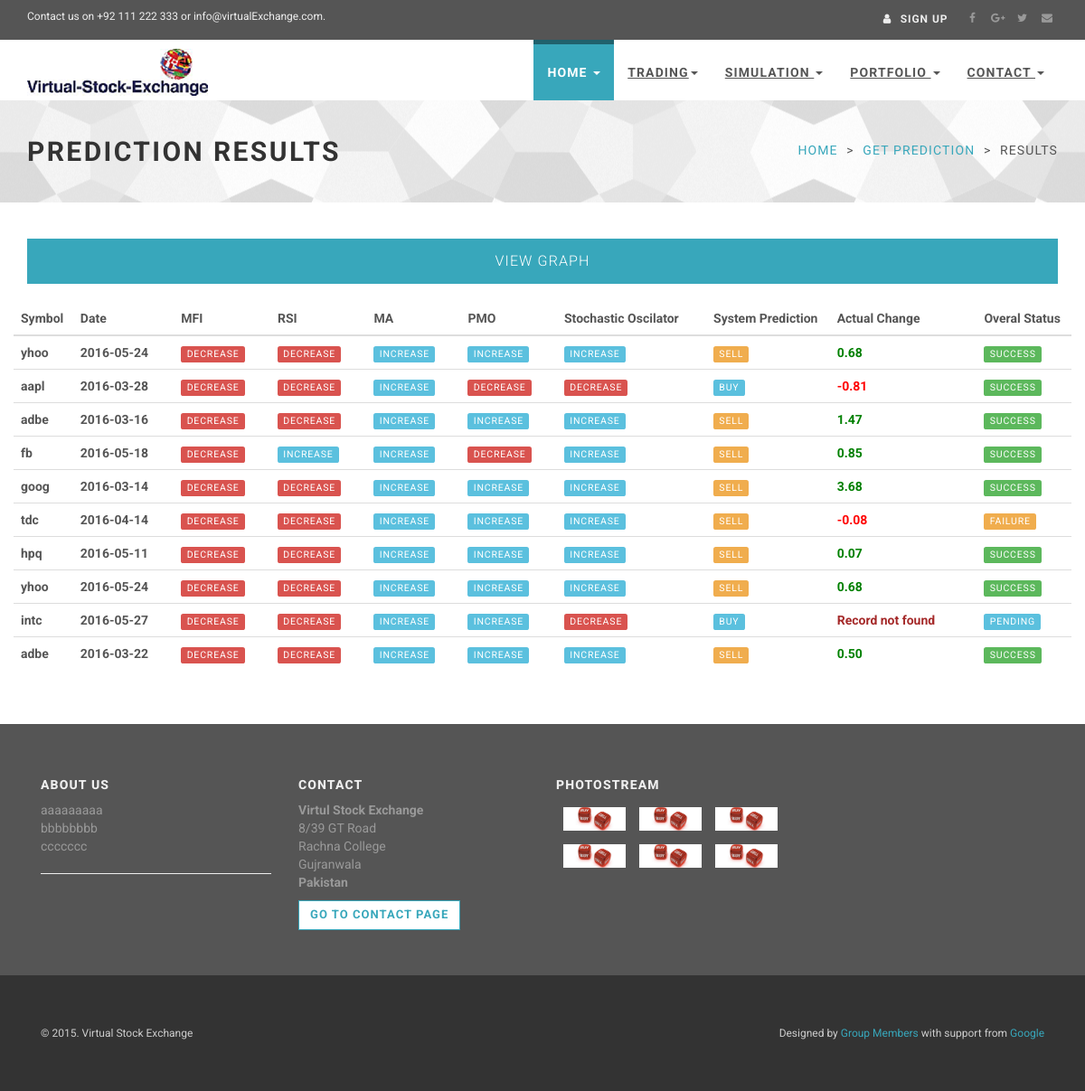
/project/getResults.php, run on the app's committed database.
### tables this page shows
CREATE TABLE IF NOT EXISTS `results` (
  `id` int(11) NOT NULL AUTO_INCREMENT,
  `ticker` varchar(255) NOT NULL,
  `date` varchar(255) NOT NULL,
  `mfi` varchar(255) NOT NULL,
  `rsi` varchar(255) NOT NULL,
  `ma` varchar(255) NOT NULL,
  `william` varchar(255) NOT NULL,
  `stoch` varchar(255) NOT NULL,
  `pmo` varchar(255) NOT NULL,
  `prediction` varchar(255) NOT NULL,
  `actual` varchar(255) NOT NULL,
  `result` varchar(255) NOT NULL,
  PRIMARY KEY (`id`)
);

### project/getResults.php (the view, shortened to what this page needs)
<?php
$fetchQuery="SELECT * FROM results";
$result1 = mysql_query($fetchQuery);
?>
<!DOCTYPE html>
<html lang="en">
<head>
    <link rel="stylesheet" href="http://maxcdn.bootstrapcdn.com/font-awesome/4.3.0/css/font-awesome.min.css">
    <link rel="stylesheet" href="http://maxcdn.bootstrapcdn.com/bootstrap/3.3.2/css/bootstrap.min.css">
    <link href="css/animate.css" rel="stylesheet">
    <link href="css/style.default.css" rel="stylesheet" id="theme-stylesheet">
    <link href="css/custom.css" rel="stylesheet">
    <link href="css/owl.carousel.css" rel="stylesheet">
    <link href="css/owl.theme.css" rel="stylesheet">
</head>
<body>
    <div id="all">
        <header>
            <div id="top">
                <div class="container">
                    <div class="row">
                        <div class="col-xs-5 contact">
                            <p class="hidden-sm hidden-xs">Contact us on +92 111 222 333 or info@virtualExchange.com.</p>
                        </div>
                        <div class="col-xs-7">
                            <div class="social">
                                <a href="#" class="external facebook" data-animate-hover="pulse"><i class="fa fa-facebook"></i></a>
                                <a href="#" class="external gplus" data-animate-hover="pulse"><i class="fa fa-google-plus"></i></a>
                                <a href="#" class="external twitter" data-animate-hover="pulse"><i class="fa fa-twitter"></i></a>
                                <a href="#" class="email" data-animate-hover="pulse"><i class="fa fa-envelope"></i></a>
                            </div>
                            <div class="login">
                                <a href="loginRegister.php"><i class="fa fa-user"></i> <span class="hidden-xs text-uppercase">Sign up</span></a>
                            </div>
                        </div>
                    </div>
                </div>
            </div>
            <div class="navbar-affixed-top" data-spy="affix" data-offset-top="200">
                <div class="navbar navbar-default yamm" role="navigation" id="navbar">
                    <div class="container">
                        <div class="navbar-header">
                            <a class="navbar-brand home" href="index.html">
                                <img src="img/logo.png" alt="Universal logo" class="hidden-xs hidden-sm">
                            </a>
                        </div>
                        <div class="navbar-collapse collapse" id="navigation">
                            <ul class="nav navbar-nav navbar-right">
                                <li class="dropdown active">
                                    <a href="javascript: void(0)" class="dropdown-toggle" data-toggle="dropdown">Home <b class="caret"></b></a>
                                </li>
                                <li class="dropdown use-yamm yamm-fw">
                                    <a href="#" class="dropdown-toggle" data-toggle="dropdown">Trading<b class="caret"></b></a>
                                </li>
                                <li class="dropdown use-yamm yamm-fw">
                                    <a href="#" class="dropdown-toggle" data-toggle="dropdown">Simulation <b class="caret"></b></a>
                                                    </div>
                                                </div>
                                            </div>
								<li class="dropdown">
                                    <a href="javascript: void(0)" class="dropdown-toggle" data-toggle="dropdown">Portfolio <b class="caret"></b></a>
                                </li>
                                <li class="dropdown">
                                    <a href="javascript: void(0)" class="dropdown-toggle" data-toggle="dropdown">Contact <b class="caret"></b></a>
                                </li>
                        </div>
                    </div>
		<section>
        <div id="heading-breadcrumbs">
            <div class="container">
                <div class="row">
                    <div class="col-md-7">
                        <h1>Prediction Results</h1>
                    </div>
                    <div class="col-md-5">
                        <ul class="breadcrumb">
                            <li><a href="index.php">Home</a>
                            </li>
							<li><a href="getPrediction.php">Get Prediction</a>
                            </li>
                            <li>Results</li>
                        </ul>
                    </div>
                </div>
            </div>
        </div>
        <div id="content">
            <div class="container">
			<div class="panel-group" id="accordion">
                                <div class="panel panel-primary">
                                    <div class="panel-heading">
                                        <h4 class="panel-title">
						<a data-toggle="collapse" data-parent="#accordion" href="#faq1">
						    <center>View Graph</center>
						</a>
					    </h4>
                                    </div>
												<html>
												</html>
                                </div>
							</div>
				   <div class="col-md-20" id="customer-orders">
							<div class="col-md-20">
						<div class="row">
						 <div class="table-responsive">
                                <table class="table table-hover">
                                    <thead>
                                        <tr>
                                            <th>Symbol</th>
                                            <th>Date</th><th></th>
                                            <th>MFI</th><th></th>
                                            <th>RSI</th><th></th>
                                            <th>MA</th><th></th>
										   <th>PMO</th><th></th>
                                            <th>Stochastic Oscilator</th><th></th>
											<th>System Prediction</th>
											<th>Actual Change</th><th></th><th></th>
											<th>Overal Status</th>
                                        </tr>
                                    </thead>
                                    <tbody>
									    <tr>
											<?php
												while($row1 = mysql_fetch_array($result1))
												{
											?>
											<td><?php echo '<strong>'.$row1["ticker"].'</strong>';  ?></td>
											<td><?php echo '<strong>'.$row1["date"].'</strong>';  ?></td>
											<td><?php
											if($row1["mfi"]=='decrease')
													echo '<td><span class="label label-danger">decrease</span>';
												else
													echo '<td><span class="label label-info">increase</span>';
											?></td>
											<td><?php
												if($row1["rsi"]=='decrease')
													echo '<td><span class="label label-danger">decrease</span>';
												else
													echo '<td><span class="label label-info">increase</span>';
											?></td>
											<td><?php
												if($row1["ma"]=='decrease')
													echo '<td><span class="label label-danger">decrease</span>';
												else
													echo '<td><span class="label label-info">increase</span>';
											?></td>
											<td><?php
												if($row1["pmo"]=='decrease')
													echo '<td><span class="label label-danger">decrease</span>';
												else
													echo '<td><span class="label label-info">increase</span>';
											?></td>
											<td><?php
												if($row1["stoch"]=='decrease')
													echo '<td><span class="label label-danger">decrease</span>';
												else
													echo '<td><span class="label label-info">increase</span>';
											?></td>
											<td><?php
												if($row1["prediction"]=='BUY')
													echo '<td><span class="label label-info">BUY</span>';
												else
													echo '<td><span class="label label-warning">SELL</span>';
											?></td>
											<td><?php
												if($row1["actual"]<0 && $row1["actual"]=='-1000' )
													echo '<strong>'.'<font color="brown">'.'Record not found'.'</font>'.'</strong>';
												else if($row1["actual"]<'0' && $row1["actual"]!='-1000')
													echo '<strong>'.'<font color="red">'.number_format(($row1["actual"]),2).'</font>'.'</strong>';
												else
													echo '<strong>'.'<font color="green">'.number_format(($row1["actual"]),2).'</font>'.'</strong>';
											?></td><td></td>
											<td><?php
												if($row1["result"]=='0')
													echo '<td><span class="label label-warning">Failure</span>';
												else if($row1["result"]=='-1')
													echo '<td><span class="label label-info">Pending</span>';
												else
													echo '<td><span class="label label-success">Success</span>';
											?></tr>
											<?php
											}
											?>
									</tbody>
								</table>
                            </div>
                    </div>
                </div>
            </div>
                    </div>
                </div>
        <footer id="footer">
            <div class="container">
                <div class="col-md-3 col-sm-6">
                    <h4>About us</h4>
                    <p>aaaaaaaaa<br>bbbbbbbb<br>ccccccc</p>
                    <hr>
                </div>
                <div class="col-md-3 col-sm-6">
                    <h4>Contact</h4>
                    <p><strong>Virtul Stock Exchange</strong>
                        <br>8/39 GT Road
                        <br>Rachna College
                        <br>Gujranwala
                        <br>
                        <strong>Pakistan</strong>
                    </p>
                    <a href="contact.html" class="btn btn-small btn-template-main">Go to contact page</a>
                </div>
                <div class="col-md-3 col-sm-6">
                    <h4>Photostream</h4>
                    <div class="photostream">
                        <div>
                            <a href="#">
                                <img src="img/ser4.jpg" class="img-responsive" alt="#">
                            </a>
                        </div>
                        <div>
                            <a href="#">
                                <img src="img/ser4.jpg" class="img-responsive" alt="#">
                            </a>
                        </div>
                        <div>
                            <a href="#">
                                <img src="img/ser4.jpg" class="img-responsive" alt="#">
                            </a>
                        </div>
                        <div>
                            <a href="#">
                                <img src="img/ser4.jpg" class="img-responsive" alt="#">
                            </a>
                        </div>
                        <div>
                            <a href="#">
                                <img src="img/ser4.jpg" class="img-responsive" alt="#">
                            </a>
                        </div>
                        <div>
                            <a href="#">
                                <img src="img/ser4.jpg" class="img-responsive" alt="#">
                            </a>
                        </div>
                    </div>
                </div>
            </div>
        </footer>
        <div id="copyright">
            <div class="container">
                <div class="col-md-12">
                    <p class="pull-left">&copy; 2015. Virtual Stock Exchange</p>
                    <p class="pull-right">Designed by <a>Group Members</a> with support from <a>Google</a>
                    </p>
                </div>
            </div>
        </div>
</body>
</html>

### data on the page
results: ticker "yhoo", date "2016-05-24", mfi "DECREASE", rsi "DECREASE", ma "INCREASE", pmo "INCREASE", stoch "INCREASE", prediction "SELL", actual "0.68", result "SUCCESS"
results: ticker "aapl", date "2016-03-28", mfi "DECREASE", rsi "DECREASE", ma "INCREASE", pmo "DECREASE", stoch "DECREASE", prediction "BUY", actual "-0.81", result "SUCCESS"
results: ticker "adbe", date "2016-03-16", mfi "DECREASE", rsi "DECREASE", ma "INCREASE", pmo "INCREASE", stoch "INCREASE", prediction "SELL", actual "1.47", result "SUCCESS"
results: ticker "fb", date "2016-05-18", mfi "DECREASE", rsi "INCREASE", ma "INCREASE", pmo "DECREASE", stoch "INCREASE", prediction "SELL", actual "0.85", result "SUCCESS"
results: ticker "goog", date "2016-03-14", mfi "DECREASE", rsi "DECREASE", ma "INCREASE", pmo "INCREASE", stoch "INCREASE", prediction "SELL", actual "3.68", result "SUCCESS"
results: ticker "tdc", date "2016-04-14", mfi "DECREASE", rsi "DECREASE", ma "INCREASE", pmo "INCREASE", stoch "INCREASE", prediction "SELL", actual "-0.08", result "FAILURE"
results: ticker "hpq", date "2016-05-11", mfi "DECREASE", rsi "DECREASE", ma "INCREASE", pmo "INCREASE", stoch "INCREASE", prediction "SELL", actual "0.07", result "SUCCESS"
results: ticker "yhoo", date "2016-05-24", mfi "DECREASE", rsi "DECREASE", ma "INCREASE", pmo "INCREASE", stoch "INCREASE", prediction "SELL", actual "0.68", result "SUCCESS"
results: ticker "intc", date "2016-05-27", mfi "DECREASE", rsi "DECREASE", ma "INCREASE", pmo "INCREASE", stoch "DECREASE", prediction "BUY", actual "Record not found", result "PENDING"
results: ticker "adbe", date "2016-03-22", mfi "DECREASE", rsi "DECREASE", ma "INCREASE", pmo "INCREASE", stoch "INCREASE", prediction "SELL", actual "0.50", result "SUCCESS"
